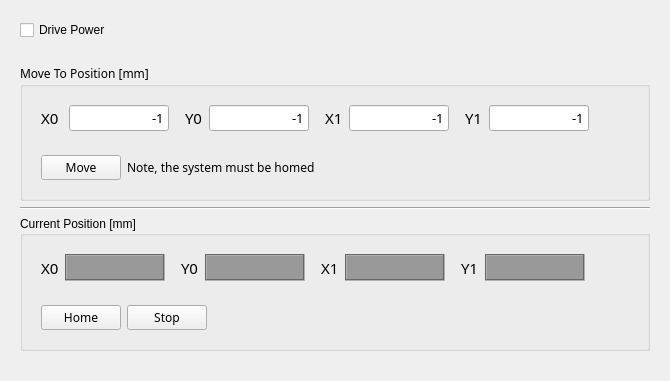
      <widget class="QWidget" name="controlTab">
       <attribute name="title">
        <string>Motion Controls</string>
       </attribute>
       <layout class="QVBoxLayout" name="verticalLayout_8">
        <item>
         <widget class="QWidget" name="widget_7" native="true">
          <layout class="QHBoxLayout" name="horizontalLayout">
           <item>
            <widget class="QCheckBox" name="pwrCheckBox">
             <property name="enabled">
              <bool>true</bool>
             </property>
             <property name="text">
              <string>Drive Power</string>
             </property>
             <property name="checked">
              <bool>false</bool>
             </property>
            </widget>
           </item>
           <item>
            <spacer name="horizontalSpacer_7">
             <property name="orientation">
              <enum>Qt::Horizontal</enum>
             </property>
             <property name="sizeHint" stdset="0">
              <size>
               <width>457</width>
               <height>20</height>
              </size>
             </property>
            </spacer>
           </item>
          </layout>
         </widget>
        </item>
        <item>
         <widget class="QWidget" name="widget_6" native="true">
          <layout class="QVBoxLayout" name="verticalLayout_7">
           <item>
            <widget class="QGroupBox" name="moveGroupBox">
             <property name="sizePolicy">
              <sizepolicy hsizetype="Preferred" vsizetype="Minimum">
               <horstretch>0</horstretch>
               <verstretch>0</verstretch>
              </sizepolicy>
             </property>
             <property name="font">
              <font>
               <family>Sans Serif</family>
              </font>
             </property>
             <property name="title">
              <string>Move To Position [mm]</string>
             </property>
             <layout class="QVBoxLayout" name="verticalLayout">
              <item>
               <widget class="QWidget" name="stepsWidget_5" native="true">
                <property name="sizePolicy">
                 <sizepolicy hsizetype="Preferred" vsizetype="Fixed">
                  <horstretch>0</horstretch>
                  <verstretch>0</verstretch>
                 </sizepolicy>
                </property>
                <layout class="QHBoxLayout" name="horizontalLayout_5">
                 <item>
                  <widget class="QLabel" name="label_35">
                   <property name="font">
                    <font>
                     <family>Sans Serif</family>
                     <pointsize>11</pointsize>
                    </font>
                   </property>
                   <property name="text">
                    <string>X0 </string>
                   </property>
                   <property name="textFormat">
                    <enum>Qt::PlainText</enum>
                   </property>
                  </widget>
                 </item>
                 <item>
                  <widget class="QLineEdit" name="posLineEdit_0">
                   <property name="sizePolicy">
                    <sizepolicy hsizetype="Fixed" vsizetype="Fixed">
                     <horstretch>0</horstretch>
                     <verstretch>0</verstretch>
                    </sizepolicy>
                   </property>
                   <property name="minimumSize">
                    <size>
                     <width>100</width>
                     <height>0</height>
                    </size>
                   </property>
                   <property name="maximumSize">
                    <size>
                     <width>100</width>
                     <height>16777215</height>
                    </size>
                   </property>
                   <property name="font">
                    <font>
                     <pointsize>10</pointsize>
                    </font>
                   </property>
                   <property name="layoutDirection">
                    <enum>Qt::LeftToRight</enum>
                   </property>
                   <property name="text">
                    <string>-1</string>
                   </property>
                   <property name="alignment">
                    <set>Qt::AlignRight|Qt::AlignTrailing|Qt::AlignVCenter</set>
                   </property>
                  </widget>
                 </item>
                 <item>
                  <spacer name="horizontalSpacer_9">
                   <property name="orientation">
                    <enum>Qt::Horizontal</enum>
                   </property>
                   <property name="sizeType">
                    <enum>QSizePolicy::Fixed</enum>
                   </property>
                   <property name="sizeHint" stdset="0">
                    <size>
                     <width>10</width>
                     <height>20</height>
                    </size>
                   </property>
                  </spacer>
                 </item>
                 <item>
                  <widget class="QLabel" name="label_22">
                   <property name="font">
                    <font>
                     <family>Sans Serif</family>
                     <pointsize>11</pointsize>
                    </font>
                   </property>
                   <property name="text">
                    <string>Y0</string>
                   </property>
                   <property name="textFormat">
                    <enum>Qt::PlainText</enum>
                   </property>
                  </widget>
                 </item>
                 <item>
                  <widget class="QLineEdit" name="posLineEdit_1">
                   <property name="sizePolicy">
                    <sizepolicy hsizetype="Fixed" vsizetype="Fixed">
                     <horstretch>0</horstretch>
                     <verstretch>0</verstretch>
                    </sizepolicy>
                   </property>
                   <property name="minimumSize">
                    <size>
                     <width>100</width>
                     <height>0</height>
                    </size>
                   </property>
                   <property name="maximumSize">
                    <size>
                     <width>100</width>
                     <height>16777215</height>
                    </size>
                   </property>
                   <property name="font">
                    <font>
                     <pointsize>10</pointsize>
                    </font>
                   </property>
                   <property name="layoutDirection">
                    <enum>Qt::LeftToRight</enum>
                   </property>
                   <property name="text">
                    <string>-1</string>
                   </property>
                   <property name="alignment">
                    <set>Qt::AlignRight|Qt::AlignTrailing|Qt::AlignVCenter</set>
                   </property>
                  </widget>
                 </item>
                 <item>
                  <spacer name="horizontalSpacer_10">
                   <property name="orientation">
                    <enum>Qt::Horizontal</enum>
                   </property>
                   <property name="sizeType">
                    <enum>QSizePolicy::Fixed</enum>
                   </property>
                   <property name="sizeHint" stdset="0">
                    <size>
                     <width>10</width>
                     <height>20</height>
                    </size>
                   </property>
                  </spacer>
                 </item>
                 <item>
                  <widget class="QLabel" name="label_24">
                   <property name="font">
                    <font>
                     <family>Sans Serif</family>
                     <pointsize>11</pointsize>
                    </font>
                   </property>
                   <property name="text">
                    <string>X1</string>
                   </property>
                   <property name="textFormat">
                    <enum>Qt::PlainText</enum>
                   </property>
                  </widget>
                 </item>
                 <item>
                  <widget class="QLineEdit" name="posLineEdit_2">
                   <property name="sizePolicy">
                    <sizepolicy hsizetype="Fixed" vsizetype="Fixed">
                     <horstretch>0</horstretch>
                     <verstretch>0</verstretch>
                    </sizepolicy>
                   </property>
                   <property name="minimumSize">
                    <size>
                     <width>100</width>
                     <height>0</height>
                    </size>
                   </property>
                   <property name="maximumSize">
                    <size>
                     <width>100</width>
                     <height>16777215</height>
                    </size>
                   </property>
                   <property name="font">
                    <font>
                     <pointsize>10</pointsize>
                    </font>
                   </property>
                   <property name="layoutDirection">
                    <enum>Qt::LeftToRight</enum>
                   </property>
                   <property name="text">
                    <string>-1</string>
                   </property>
                   <property name="alignment">
                    <set>Qt::AlignRight|Qt::AlignTrailing|Qt::AlignVCenter</set>
                   </property>
                  </widget>
                 </item>
                 <item>
                  <spacer name="horizontalSpacer_11">
                   <property name="orientation">
                    <enum>Qt::Horizontal</enum>
                   </property>
                   <property name="sizeType">
                    <enum>QSizePolicy::Fixed</enum>
                   </property>
                   <property name="sizeHint" stdset="0">
                    <size>
                     <width>10</width>
                     <height>20</height>
                    </size>
                   </property>
                  </spacer>
                 </item>
                 <item>
                  <widget class="QLabel" name="label_23">
                   <property name="font">
                    <font>
                     <family>Sans Serif</family>
                     <pointsize>11</pointsize>
                    </font>
                   </property>
                   <property name="text">
                    <string>Y1</string>
                   </property>
                   <property name="textFormat">
                    <enum>Qt::PlainText</enum>
                   </property>
                  </widget>
                 </item>
                 <item>
                  <widget class="QLineEdit" name="posLineEdit_3">
                   <property name="sizePolicy">
                    <sizepolicy hsizetype="Fixed" vsizetype="Fixed">
                     <horstretch>0</horstretch>
                     <verstretch>0</verstretch>
                    </sizepolicy>
                   </property>
                   <property name="minimumSize">
                    <size>
                     <width>100</width>
                     <height>0</height>
                    </size>
                   </property>
                   <property name="maximumSize">
                    <size>
                     <width>100</width>
                     <height>16777215</height>
                    </size>
                   </property>
                   <property name="font">
                    <font>
                     <pointsize>10</pointsize>
                    </font>
                   </property>
                   <property name="layoutDirection">
                    <enum>Qt::LeftToRight</enum>
                   </property>
                   <property name="text">
                    <string>-1</string>
                   </property>
                   <property name="alignment">
                    <set>Qt::AlignRight|Qt::AlignTrailing|Qt::AlignVCenter</set>
                   </property>
                  </widget>
                 </item>
                 <item>
                  <spacer name="horizontalSpacer">
                   <property name="orientation">
                    <enum>Qt::Horizontal</enum>
                   </property>
                   <property name="sizeHint" stdset="0">
                    <size>
                     <width>40</width>
                     <height>20</height>
                    </size>
                   </property>
                  </spacer>
                 </item>
                </layout>
               </widget>
              </item>
              <item>
               <widget class="QWidget" name="widget_10" native="true">
                <property name="sizePolicy">
                 <sizepolicy hsizetype="Preferred" vsizetype="Fixed">
                  <horstretch>0</horstretch>
                  <verstretch>0</verstretch>
                 </sizepolicy>
                </property>
                <layout class="QHBoxLayout" name="horizontalLayout_8">
                 <item>
                  <widget class="QPushButton" name="movePushButton">
                   <property name="font">
                    <font>
                     <family>Sans Serif</family>
                    </font>
                   </property>
                   <property name="text">
                    <string>Move</string>
                   </property>
                  </widget>
                 </item>
                 <item>
                  <widget class="QLabel" name="label_9">
                   <property name="text">
                    <string>Note, the system must be homed </string>
                   </property>
                  </widget>
                 </item>
                 <item>
                  <spacer name="horizontalSpacer_21">
                   <property name="orientation">
                    <enum>Qt::Horizontal</enum>
                   </property>
                   <property name="sizeHint" stdset="0">
                    <size>
                     <width>40</width>
                     <height>20</height>
                    </size>
                   </property>
                  </spacer>
                 </item>
                </layout>
               </widget>
              </item>
             </layout>
            </widget>
           </item>
           <item>
            <widget class="Line" name="line_3">
             <property name="orientation">
              <enum>Qt::Horizontal</enum>
             </property>
            </widget>
           </item>
           <item>
            <widget class="QGroupBox" name="positionGroupBox">
             <property name="title">
              <string>Current Position [mm]</string>
             </property>
             <layout class="QVBoxLayout" name="verticalLayout_5">
              <item>
               <widget class="QWidget" name="stepsWidget_7" native="true">
                <property name="sizePolicy">
                 <sizepolicy hsizetype="Preferred" vsizetype="Fixed">
                  <horstretch>0</horstretch>
                  <verstretch>0</verstretch>
                 </sizepolicy>
                </property>
                <layout class="QHBoxLayout" name="horizontalLayout_6">
                 <item>
                  <widget class="QLabel" name="label_36">
                   <property name="font">
                    <font>
                     <family>Sans Serif</family>
                     <pointsize>11</pointsize>
                    </font>
                   </property>
                   <property name="text">
                    <string>X0</string>
                   </property>
                   <property name="textFormat">
                    <enum>Qt::PlainText</enum>
                   </property>
                  </widget>
                 </item>
                 <item>
                  <widget class="QLabel" name="posLabel_0">
                   <property name="sizePolicy">
                    <sizepolicy hsizetype="Fixed" vsizetype="Fixed">
                     <horstretch>0</horstretch>
                     <verstretch>0</verstretch>
                    </sizepolicy>
                   </property>
                   <property name="minimumSize">
                    <size>
                     <width>100</width>
                     <height>27</height>
                    </size>
                   </property>
                   <property name="maximumSize">
                    <size>
                     <width>100</width>
                     <height>16777215</height>
                    </size>
                   </property>
                   <property name="font">
                    <font>
                     <family>Sans Serif</family>
                     <pointsize>10</pointsize>
                    </font>
                   </property>
                   <property name="autoFillBackground">
                    <bool>false</bool>
                   </property>
                   <property name="styleSheet">
                    <string notr="true">.QLabel{
background-color: #999;
}</string>
                   </property>
                   <property name="frameShape">
                    <enum>QFrame::Box</enum>
                   </property>
                   <property name="frameShadow">
                    <enum>QFrame::Sunken</enum>
                   </property>
                   <property name="text">
                    <string/>
                   </property>
                   <property name="alignment">
                    <set>Qt::AlignRight|Qt::AlignTrailing|Qt::AlignVCenter</set>
                   </property>
                  </widget>
                 </item>
                 <item>
                  <spacer name="horizontalSpacer_12">
                   <property name="orientation">
                    <enum>Qt::Horizontal</enum>
                   </property>
                   <property name="sizeType">
                    <enum>QSizePolicy::Fixed</enum>
                   </property>
                   <property name="sizeHint" stdset="0">
                    <size>
                     <width>10</width>
                     <height>20</height>
                    </size>
                   </property>
                  </spacer>
                 </item>
                 <item>
                  <widget class="QLabel" name="label_25">
                   <property name="font">
                    <font>
                     <family>Sans Serif</family>
                     <pointsize>11</pointsize>
                    </font>
                   </property>
                   <property name="text">
                    <string>Y0</string>
                   </property>
                   <property name="textFormat">
                    <enum>Qt::PlainText</enum>
                   </property>
                  </widget>
                 </item>
                 <item>
                  <widget class="QLabel" name="posLabel_1">
                   <property name="sizePolicy">
                    <sizepolicy hsizetype="Fixed" vsizetype="Fixed">
                     <horstretch>0</horstretch>
                     <verstretch>0</verstretch>
                    </sizepolicy>
                   </property>
                   <property name="minimumSize">
                    <size>
                     <width>100</width>
                     <height>27</height>
                    </size>
                   </property>
                   <property name="maximumSize">
                    <size>
                     <width>100</width>
                     <height>16777215</height>
                    </size>
                   </property>
                   <property name="font">
                    <font>
                     <family>Sans Serif</family>
                     <pointsize>10</pointsize>
                    </font>
                   </property>
                   <property name="autoFillBackground">
                    <bool>false</bool>
                   </property>
                   <property name="styleSheet">
                    <string notr="true">.QLabel{
background-color: #999;
}</string>
                   </property>
                   <property name="frameShape">
                    <enum>QFrame::Box</enum>
                   </property>
                   <property name="frameShadow">
                    <enum>QFrame::Sunken</enum>
                   </property>
                   <property name="text">
                    <string/>
                   </property>
                   <property name="alignment">
                    <set>Qt::AlignRight|Qt::AlignTrailing|Qt::AlignVCenter</set>
                   </property>
                  </widget>
                 </item>
                 <item>
                  <spacer name="horizontalSpacer_13">
                   <property name="orientation">
                    <enum>Qt::Horizontal</enum>
                   </property>
                   <property name="sizeType">
                    <enum>QSizePolicy::Fixed</enum>
                   </property>
                   <property name="sizeHint" stdset="0">
                    <size>
                     <width>10</width>
                     <height>20</height>
                    </size>
                   </property>
                  </spacer>
                 </item>
                 <item>
                  <widget class="QLabel" name="label_26">
                   <property name="font">
                    <font>
                     <family>Sans Serif</family>
                     <pointsize>11</pointsize>
                    </font>
                   </property>
                   <property name="text">
                    <string>X1</string>
                   </property>
                   <property name="textFormat">
                    <enum>Qt::PlainText</enum>
                   </property>
                  </widget>
                 </item>
                 <item>
                  <widget class="QLabel" name="posLabel_2">
                   <property name="sizePolicy">
                    <sizepolicy hsizetype="Fixed" vsizetype="Fixed">
                     <horstretch>0</horstretch>
                     <verstretch>0</verstretch>
                    </sizepolicy>
                   </property>
                   <property name="minimumSize">
                    <size>
                     <width>100</width>
                     <height>27</height>
                    </size>
                   </property>
                   <property name="maximumSize">
                    <size>
                     <width>100</width>
                     <height>16777215</height>
                    </size>
                   </property>
                   <property name="font">
                    <font>
                     <family>Sans Serif</family>
                     <pointsize>10</pointsize>
                    </font>
                   </property>
                   <property name="autoFillBackground">
                    <bool>false</bool>
                   </property>
                   <property name="styleSheet">
                    <string notr="true">.QLabel{
background-color: #999;
}</string>
                   </property>
                   <property name="frameShape">
                    <enum>QFrame::Box</enum>
                   </property>
                   <property name="frameShadow">
                    <enum>QFrame::Sunken</enum>
                   </property>
                   <property name="text">
                    <string/>
                   </property>
                   <property name="alignment">
                    <set>Qt::AlignRight|Qt::AlignTrailing|Qt::AlignVCenter</set>
                   </property>
                  </widget>
                 </item>
                 <item>
                  <spacer name="horizontalSpacer_17">
                   <property name="orientation">
                    <enum>Qt::Horizontal</enum>
                   </property>
                   <property name="sizeType">
                    <enum>QSizePolicy::Fixed</enum>
                   </property>
                   <property name="sizeHint" stdset="0">
                    <size>
                     <width>10</width>
                     <height>20</height>
                    </size>
                   </property>
                  </spacer>
                 </item>
                 <item>
                  <widget class="QLabel" name="label_27">
                   <property name="font">
                    <font>
                     <family>Sans Serif</family>
                     <pointsize>11</pointsize>
                    </font>
                   </property>
                   <property name="text">
                    <string>Y1</string>
                   </property>
                   <property name="textFormat">
                    <enum>Qt::PlainText</enum>
                   </property>
                  </widget>
                 </item>
                 <item>
                  <widget class="QLabel" name="posLabel_3">
                   <property name="sizePolicy">
                    <sizepolicy hsizetype="Fixed" vsizetype="Fixed">
                     <horstretch>0</horstretch>
                     <verstretch>0</verstretch>
                    </sizepolicy>
                   </property>
                   <property name="minimumSize">
                    <size>
                     <width>100</width>
                     <height>27</height>
                    </size>
                   </property>
                   <property name="maximumSize">
                    <size>
                     <width>100</width>
                     <height>16777215</height>
                    </size>
                   </property>
                   <property name="font">
                    <font>
                     <family>Sans Serif</family>
                     <pointsize>10</pointsize>
                    </font>
                   </property>
                   <property name="autoFillBackground">
                    <bool>false</bool>
                   </property>
                   <property name="styleSheet">
                    <string notr="true">.QLabel{
background-color: #999;
}</string>
                   </property>
                   <property name="frameShape">
                    <enum>QFrame::Box</enum>
                   </property>
                   <property name="frameShadow">
                    <enum>QFrame::Sunken</enum>
                   </property>
                   <property name="text">
                    <string/>
                   </property>
                   <property name="alignment">
                    <set>Qt::AlignRight|Qt::AlignTrailing|Qt::AlignVCenter</set>
                   </property>
                  </widget>
                 </item>
                 <item>
                  <spacer name="horizontalSpacer_20">
                   <property name="orientation">
                    <enum>Qt::Horizontal</enum>
                   </property>
                   <property name="sizeHint" stdset="0">
                    <size>
                     <width>40</width>
                     <height>20</height>
                    </size>
                   </property>
                  </spacer>
                 </item>
                </layout>
               </widget>
              </item>
              <item>
               <widget class="QWidget" name="widget_5" native="true">
                <layout class="QHBoxLayout" name="horizontalLayout_12">
                 <item>
                  <widget class="QPushButton" name="homePushButton">
                   <property name="font">
                    <font>
                     <family>Sans Serif</family>
                    </font>
                   </property>
                   <property name="text">
                    <string>Home</string>
                   </property>
                  </widget>
                 </item>
                 <item>
                  <widget class="QPushButton" name="stopPushButton">
                   <property name="font">
                    <font>
                     <family>Sans Serif</family>
                    </font>
                   </property>
                   <property name="text">
                    <string>Stop</string>
                   </property>
                  </widget>
                 </item>
                 <item>
                  <spacer name="horizontalSpacer_5">
                   <property name="orientation">
                    <enum>Qt::Horizontal</enum>
                   </property>
                   <property name="sizeHint" stdset="0">
                    <size>
                     <width>364</width>
                     <height>20</height>
                    </size>
                   </property>
                  </spacer>
                 </item>
                </layout>
               </widget>
              </item>
             </layout>
            </widget>
           </item>
           <item>
            <spacer name="verticalSpacer_3">
             <property name="orientation">
              <enum>Qt::Vertical</enum>
             </property>
             <property name="sizeHint" stdset="0">
              <size>
               <width>20</width>
               <height>10</height>
              </size>
             </property>
            </spacer>
           </item>
          </layout>
         </widget>
        </item>
       </layout>
      </widget>
